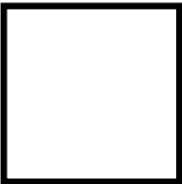
#> input picture python/pdf-simulator/Check/no.png, 182 x 184 px, found by its file name
$ python isChecked.py
#> lines starting #> are read from the running program, lines starting #| are printed output that depends on the picture
import numpy as np
import cv2

def zoom_img(img, scale=1.0):
#> called with scale = 0.85
    center_x, center_y = img.shape[1] / 2, img.shape[0] / 2
#> center_x = 91; center_y = 92
    width_scaled, height_scaled = img.shape[1] * scale, img.shape[0] * scale
#> width_scaled = 154.7; height_scaled = 156.4
    left_x, right_x = center_x - width_scaled / 2, center_x + width_scaled / 2
#> left_x = 13.65; right_x = 168.3
    top_y, bottom_y = center_y - height_scaled / 2, center_y + height_scaled / 2
#> top_y = 13.8; bottom_y = 170.2
    img_cropped = img[int(top_y):int(bottom_y), int(left_x):int(right_x)]
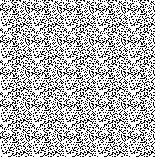
#> img_cropped: shape (157, 155); values 254 (black) and 255 (white), 70.7% white; black in thin lines or dots
    return img_cropped


# Determines whether this image file is checked as yes
def isChecked(path):
    THRESHOLD = 100 # Threshhold for stray marks, in pixels
    CROP = 0.85 # Percentage of image to scan
    PIX_RANGE = 100 # Pixel darkness to consider marked

    img = cv2.imread(path, cv2.IMREAD_GRAYSCALE) # Load image as grayscale
    img_cropped = zoom_img(img, CROP)            # Crop to remove any border

    n_black_pix = np.sum(img_cropped < PIX_RANGE)
#> n_black_pix = 0
    if n_black_pix > THRESHOLD:
        return True
    return False

print("Not selected: ", isChecked("Check/no.png"))
print("Select Line: ", isChecked("Check/yes.png"))
#> call 2 of isChecked, with path = 'Check/yes.png'
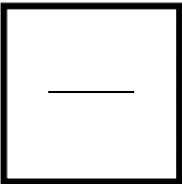
#> input picture python/pdf-simulator/Check/yes.png, 182 x 184 px, found by its file name
#> in isChecked (call 2), `n_black_pix = np.sum(img_cropped < PIX_RANGE)`: n_black_pix = 172
print("Check: ", isChecked("Check/check.png"))
#> call 3 of isChecked, with path = 'Check/check.png'
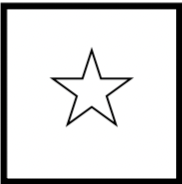
#> input picture python/pdf-simulator/Check/check.png, 182 x 184 px, found by its file name
#> in isChecked (call 3), `n_black_pix = np.sum(img_cropped < PIX_RANGE)`: n_black_pix = 454
print("Tick: ", isChecked("Check/tick.png"))
#> call 4 of isChecked, with path = 'Check/tick.png'
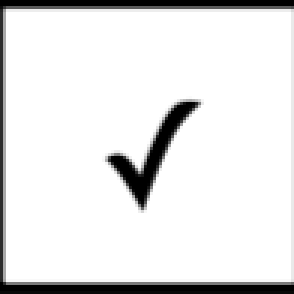
#> input picture python/pdf-simulator/Check/tick.png, 98 x 98 px, found by its file name (shown 3 times larger)
#> in isChecked, img is the input picture: shape (98, 98); min 0, max 255, mean 228.6
#> call 4 of zoom_img, with scale = 0.85
#> in zoom_img (call 4), `img_cropped = img[int(top_y):int(bottom_y), int(left_x):int(right_x)]`:
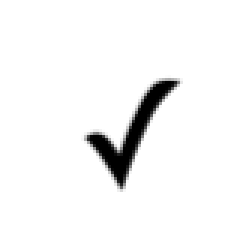
#> img_cropped: shape (83, 83) (shown 3 times larger); min 0, max 255, mean 245
#> in isChecked (call 4), `n_black_pix = np.sum(img_cropped < PIX_RANGE)`: n_black_pix = 252
print("Dot: ", isChecked("Check/dot.png"))
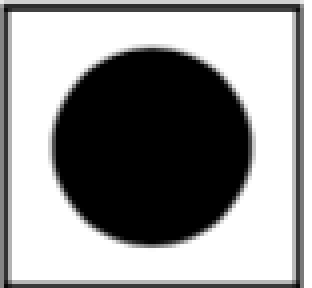
#> input picture python/pdf-simulator/Check/dot.png, 78 x 72 px, found by its file name (shown 4 times larger)
#> in isChecked, img is the input picture: shape (72, 78); min 0, max 255, mean 147.6
#> in zoom_img (call 5), `img_cropped = img[int(top_y):int(bottom_y), int(left_x):int(right_x)]`:
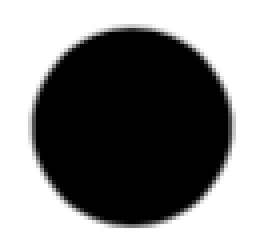
#> img_cropped: shape (61, 67) (shown 4 times larger); min 0, max 255, mean 133.9
#> in isChecked (call 5), `n_black_pix = np.sum(img_cropped < PIX_RANGE)`: n_black_pix = 1908
